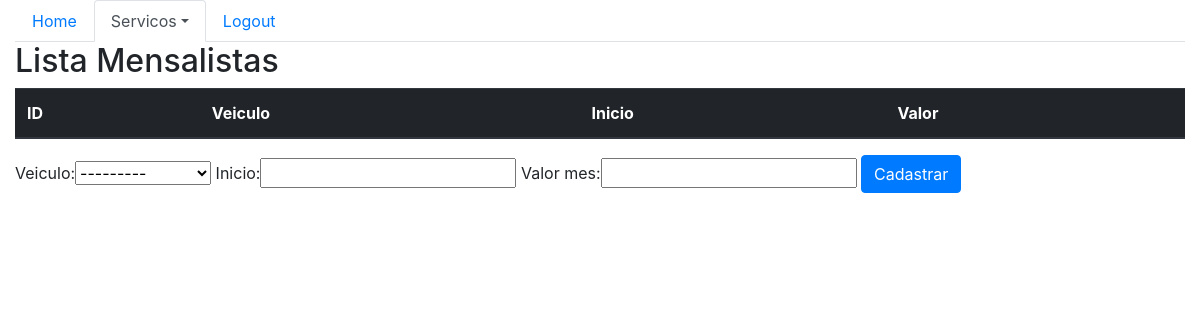
Before: /sistema/mensalistas/ with the older database file.
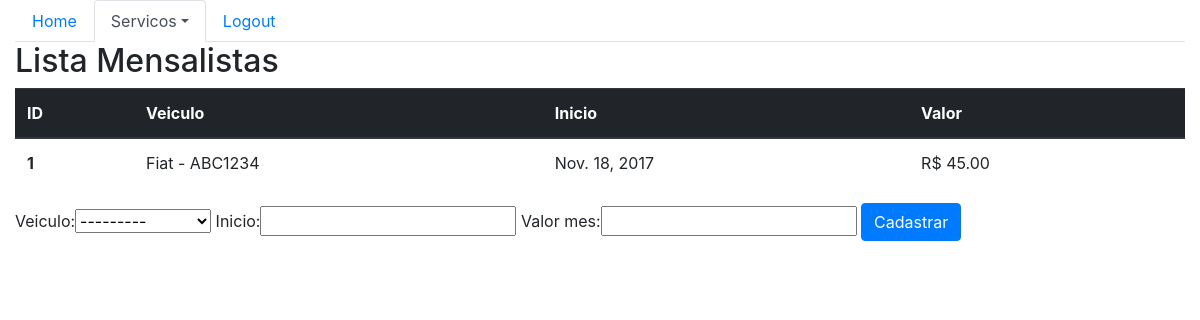
After: the same page with the newer database file.
### core/models.py (models this page shows, shortened)
class Mensalista(models.Model):
    veiculo = models.ForeignKey(Veiculo, on_delete=models.PROTECT)
    inicio = models.DateField()
    valor_mes = models.DecimalField(max_digits=6, decimal_places=2)

class Veiculo(models.Model):
    marca = models.ForeignKey(Marca, on_delete=models.CASCADE)
    placa = models.CharField(max_length=7)
    proprietario = models.ForeignKey(Pessoa, on_delete=models.PROTECT)
    cor = models.CharField(max_length=15)
    observacoes = models.TextField()
    def __str__(self):
        return self.marca.nome + ' - ' + self.placa

class Marca(models.Model):
    nome = models.CharField(max_length=50)

### core/views.py (the view)
def lista_mensalista(request):
    mensalistas = Mensalista.objects.all()
    form = MensalistaForm()
    data = {'mensalistas': mensalistas, 'form': MensalistaForm}
    return render(
        request, 'core/lista_mensalistas.html', data)

### core/templates/core/lista_mensalistas.html (shortened to what this page needs)
{% extends 'base.html' %}
{% load bootstrap %}
{% block menu%}
    <ul class="nav nav-tabs">
        <li class="nav-item">
            <a class="nav-link" href="{% url 'core_home' %}">Home</a>
        </li>
        <li class="nav-item dropdown">
        <li class="nav-item active dropdown">
            <a class="nav-link dropdown-toggle active" data-toggle="dropdown" href="#" role="button" aria-haspopup="true" aria-expanded="false">Servicos</a>
        </li>
        <li class="nav-item">
            <a class="nav-link" href="">Logout</a>
        </li>
    </ul>
{% endblock %}
{% block main %}
<div class="row">
    <div class="col">
        <h2>Lista Mensalistas</h2>
        <table class="table">
                <thead class="thead-dark">
                    <tr>
                    <th scope="col">ID</th>
                    <th scope="col">Veiculo</th>
                    <th scope="col">Inicio</th>
                    <th scope="col">Valor</th>
                    </tr>
                </thead>
                <tbody>
                    {% for mensalista in mensalistas %}
                    <tr>
                    <th scope="row">{{ mensalista.id }}</th>
                    <td>{{ mensalista.veiculo }}</td>
                    <td>{{ mensalista.inicio }}</td>
                    <td>R$ {{ mensalista.valor_mes }}</td>
                    </tr>
                    {% endfor %}
                </tbody>
            </table>
        <form action="{% url 'core_mensalista_novo' %}" method="POST">
            {{ form|bootstrap }}
            <button type="submit" class="btn btn-primary">Cadastrar</button>
        </form>
    </div>
</div>
{% endblock %}

Changed rows visible on the page:
added Mensalista: id "1", veiculo "Fiat - ABC1234", inicio "Nov. 18, 2017", valor_mes "45.00"
